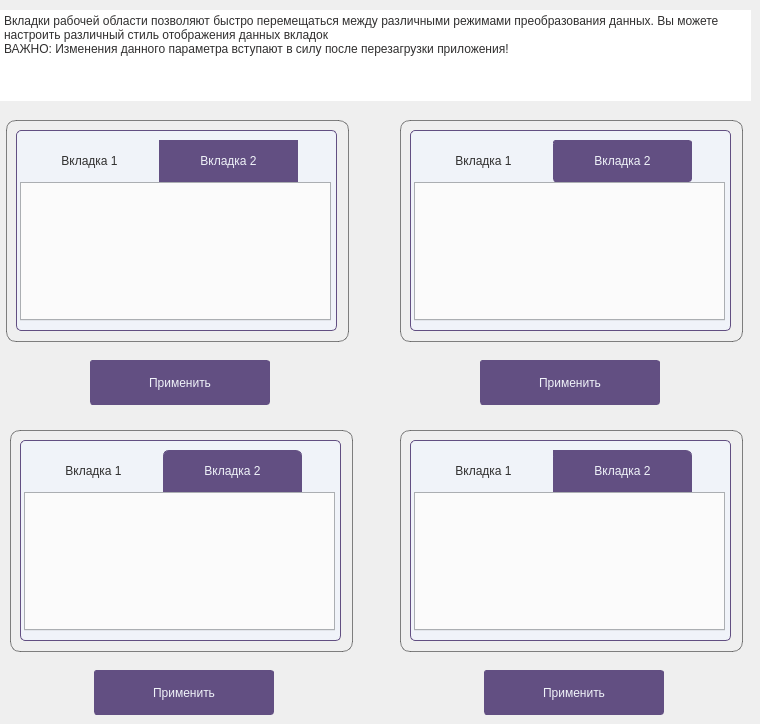
     <widget class="QWidget" name="tab_page">
      <widget class="QPlainTextEdit" name="plainTextEdit_7">
       <property name="geometry">
        <rect>
         <x>0</x>
         <y>10</y>
         <width>751</width>
         <height>91</height>
        </rect>
       </property>
       <property name="styleSheet">
        <string notr="true">QPlainTextEdit {
	border: none;
	color: rgb(48, 47, 47);
}</string>
       </property>
       <property name="readOnly">
        <bool>true</bool>
       </property>
       <property name="plainText">
        <string>Вкладки рабочей области позволяют быстро перемещаться между различными режимами преобразования данных. Вы можете настроить различный стиль отображения данных вкладок
ВАЖНО: Изменения данного параметра вступают в силу после перезагрузки приложения!</string>
       </property>
      </widget>
      <widget class="QFrame" name="frame_18">
       <property name="geometry">
        <rect>
         <x>16</x>
         <y>130</y>
         <width>321</width>
         <height>201</height>
        </rect>
       </property>
       <property name="styleSheet">
        <string notr="true">QFrame {
	border-radius: 5px;
	border: 1px solid rgb(98, 79, 130);
	background-color: rgb(240, 243, 249);
}</string>
       </property>
       <property name="frameShape">
        <enum>QFrame::StyledPanel</enum>
       </property>
       <property name="frameShadow">
        <enum>QFrame::Raised</enum>
       </property>
      </widget>
      <widget class="QFrame" name="tab_corner_frame">
       <property name="geometry">
        <rect>
         <x>6</x>
         <y>120</y>
         <width>343</width>
         <height>222</height>
        </rect>
       </property>
       <property name="styleSheet">
        <string notr="true">QFrame {
	border-radius: 10px;
	border: 1px solid rgba(48, 47, 47, 150);
}</string>
       </property>
       <property name="frameShape">
        <enum>QFrame::StyledPanel</enum>
       </property>
       <property name="frameShadow">
        <enum>QFrame::Raised</enum>
       </property>
      </widget>
      <widget class="QTabWidget" name="tab_corner_wgt">
       <property name="geometry">
        <rect>
         <x>20</x>
         <y>140</y>
         <width>311</width>
         <height>181</height>
        </rect>
       </property>
       <property name="styleSheet">
        <string notr="true">QTabWidget::pane {
	background: rgb(240, 243, 249);
}

QTabBar::tab {
	height: 20px;
	border: 1px solid rgb(98, 79, 130);
	padding: 10 40px;
	background-color: rgb(98, 79, 130);
	color: rgb(240, 243, 249);
}

QTabBar::tab:selected {
	border: 1px solid rgb(240, 243, 249);
	background-color: rgb(240, 243, 249);
	color: rgb(48, 47, 47);
}

QTabBar::tab:hover {
	border: 1px solid rgb(159, 115, 171);
	background-color: rgb(159, 115, 171);
	color: rgb(240, 243, 249);
}</string>
       </property>
       <property name="currentIndex">
        <number>0</number>
       </property>
       <widget class="QWidget" name="tab">
        <attribute name="title">
         <string>Вкладка 1</string>
        </attribute>
       </widget>
       <widget class="QWidget" name="tab_2">
        <attribute name="title">
         <string>Вкладка 2</string>
        </attribute>
       </widget>
      </widget>
      <widget class="QFrame" name="tab_radius_frame">
       <property name="geometry">
        <rect>
         <x>400</x>
         <y>120</y>
         <width>343</width>
         <height>222</height>
        </rect>
       </property>
       <property name="styleSheet">
        <string notr="true">QFrame {
	border-radius: 10px;
	border: 1px solid rgba(48, 47, 47, 150);
}</string>
       </property>
       <property name="frameShape">
        <enum>QFrame::StyledPanel</enum>
       </property>
       <property name="frameShadow">
        <enum>QFrame::Raised</enum>
       </property>
      </widget>
      <widget class="QTabWidget" name="tab_radius_wgt">
       <property name="geometry">
        <rect>
         <x>414</x>
         <y>140</y>
         <width>311</width>
         <height>181</height>
        </rect>
       </property>
       <property name="styleSheet">
        <string notr="true">QTabWidget::pane {
	background: rgb(240, 243, 249);
}

QTabBar::tab {
	height: 20px;
	border: 1px solid rgb(98, 79, 130);
	border-radius: 3px;
	padding: 10 40px;
	background-color: rgb(98, 79, 130);
	color: rgb(240, 243, 249);
}

QTabBar::tab:selected {
	border: 1px solid rgb(240, 243, 249);
	background-color: rgb(240, 243, 249);
	color: rgb(48, 47, 47);
}

QTabBar::tab:hover {
	border: 1px solid rgb(159, 115, 171);
	background-color: rgb(159, 115, 171);
	color: rgb(240, 243, 249);
}</string>
       </property>
       <property name="currentIndex">
        <number>0</number>
       </property>
       <widget class="QWidget" name="tab_3">
        <attribute name="title">
         <string>Вкладка 1</string>
        </attribute>
       </widget>
       <widget class="QWidget" name="tab_4">
        <attribute name="title">
         <string>Вкладка 2</string>
        </attribute>
       </widget>
      </widget>
      <widget class="QFrame" name="frame_19">
       <property name="geometry">
        <rect>
         <x>410</x>
         <y>130</y>
         <width>321</width>
         <height>201</height>
        </rect>
       </property>
       <property name="styleSheet">
        <string notr="true">QFrame {
	border-radius: 5px;
	border: 1px solid rgb(98, 79, 130);
	background-color: rgb(240, 243, 249);
}</string>
       </property>
       <property name="frameShape">
        <enum>QFrame::StyledPanel</enum>
       </property>
       <property name="frameShadow">
        <enum>QFrame::Raised</enum>
       </property>
      </widget>
      <widget class="QPushButton" name="tab_corner_btn">
       <property name="geometry">
        <rect>
         <x>90</x>
         <y>360</y>
         <width>180</width>
         <height>45</height>
        </rect>
       </property>
       <property name="minimumSize">
        <size>
         <width>130</width>
         <height>45</height>
        </size>
       </property>
       <property name="maximumSize">
        <size>
         <width>200</width>
         <height>16777215</height>
        </size>
       </property>
       <property name="styleSheet">
        <string notr="true">QPushButton {
	border: 1px solid rgb(98, 79, 130);
	border-radius: 3px;
	background-color: rgb(98, 79, 130);
	color: rgb(240, 243, 249);
}

QPushButton:hover {
	border: 1px solid rgb(159, 115, 171);
	background-color: rgb(159, 115, 171);
}</string>
       </property>
       <property name="text">
        <string>Применить</string>
       </property>
      </widget>
      <widget class="QPushButton" name="tab_radius_btn">
       <property name="geometry">
        <rect>
         <x>480</x>
         <y>360</y>
         <width>180</width>
         <height>45</height>
        </rect>
       </property>
       <property name="minimumSize">
        <size>
         <width>130</width>
         <height>45</height>
        </size>
       </property>
       <property name="maximumSize">
        <size>
         <width>200</width>
         <height>16777215</height>
        </size>
       </property>
       <property name="styleSheet">
        <string notr="true">QPushButton {
	border: 1px solid rgb(98, 79, 130);
	border-radius: 3px;
	background-color: rgb(98, 79, 130);
	color: rgb(240, 243, 249);
}

QPushButton:hover {
	border: 1px solid rgb(159, 115, 171);
	background-color: rgb(159, 115, 171);
}</string>
       </property>
       <property name="text">
        <string>Применить</string>
       </property>
      </widget>
      <widget class="QPushButton" name="tab_top_radius_btn">
       <property name="geometry">
        <rect>
         <x>94</x>
         <y>670</y>
         <width>180</width>
         <height>45</height>
        </rect>
       </property>
       <property name="minimumSize">
        <size>
         <width>130</width>
         <height>45</height>
        </size>
       </property>
       <property name="maximumSize">
        <size>
         <width>200</width>
         <height>16777215</height>
        </size>
       </property>
       <property name="styleSheet">
        <string notr="true">QPushButton {
	border: 1px solid rgb(98, 79, 130);
	border-radius: 3px;
	background-color: rgb(98, 79, 130);
	color: rgb(240, 243, 249);
}

QPushButton:hover {
	border: 1px solid rgb(159, 115, 171);
	background-color: rgb(159, 115, 171);
}</string>
       </property>
       <property name="text">
        <string>Применить</string>
       </property>
      </widget>
      <widget class="QFrame" name="tab_top_radius_frame">
       <property name="geometry">
        <rect>
         <x>10</x>
         <y>430</y>
         <width>343</width>
         <height>222</height>
        </rect>
       </property>
       <property name="styleSheet">
        <string notr="true">QFrame {
	border-radius: 10px;
	border: 1px solid rgba(48, 47, 47, 150);
}</string>
       </property>
       <property name="frameShape">
        <enum>QFrame::StyledPanel</enum>
       </property>
       <property name="frameShadow">
        <enum>QFrame::Raised</enum>
       </property>
      </widget>
      <widget class="QTabWidget" name="tab_top_radius_wgt">
       <property name="geometry">
        <rect>
         <x>24</x>
         <y>450</y>
         <width>311</width>
         <height>181</height>
        </rect>
       </property>
       <property name="styleSheet">
        <string notr="true">QTabWidget::pane {
	background: rgb(240, 243, 249);
}

QTabBar::tab {
	height: 20px;
	border: 1px solid rgb(98, 79, 130);
	border-top-left-radius: 6px;
	border-top-right-radius: 6px;
	padding: 10 40px;
	background-color: rgb(98, 79, 130);
	color: rgb(240, 243, 249);
}

QTabBar::tab:selected {
	border: 1px solid rgb(240, 243, 249);
	background-color: rgb(240, 243, 249);
	color: rgb(48, 47, 47);
}

QTabBar::tab:hover {
	border: 1px solid rgb(159, 115, 171);
	background-color: rgb(159, 115, 171);
	color: rgb(240, 243, 249);
}</string>
       </property>
       <property name="currentIndex">
        <number>0</number>
       </property>
       <widget class="QWidget" name="tab_9">
        <attribute name="title">
         <string>Вкладка 1</string>
        </attribute>
       </widget>
       <widget class="QWidget" name="tab_10">
        <attribute name="title">
         <string>Вкладка 2</string>
        </attribute>
       </widget>
      </widget>
      <widget class="QFrame" name="frame_35">
       <property name="geometry">
        <rect>
         <x>20</x>
         <y>440</y>
         <width>321</width>
         <height>201</height>
        </rect>
       </property>
       <property name="styleSheet">
        <string notr="true">QFrame {
	border-radius: 5px;
	border: 1px solid rgb(98, 79, 130);
	background-color: rgb(240, 243, 249);
}</string>
       </property>
       <property name="frameShape">
        <enum>QFrame::StyledPanel</enum>
       </property>
       <property name="frameShadow">
        <enum>QFrame::Raised</enum>
       </property>
      </widget>
      <widget class="QPushButton" name="tab_corner_radius_btn">
       <property name="geometry">
        <rect>
         <x>484</x>
         <y>670</y>
         <width>180</width>
         <height>45</height>
        </rect>
       </property>
       <property name="minimumSize">
        <size>
         <width>130</width>
         <height>45</height>
        </size>
       </property>
       <property name="maximumSize">
        <size>
         <width>200</width>
         <height>16777215</height>
        </size>
       </property>
       <property name="styleSheet">
        <string notr="true">QPushButton {
	border: 1px solid rgb(98, 79, 130);
	border-radius: 3px;
	background-color: rgb(98, 79, 130);
	color: rgb(240, 243, 249);
}

QPushButton:hover {
	border: 1px solid rgb(159, 115, 171);
	background-color: rgb(159, 115, 171);
}</string>
       </property>
       <property name="text">
        <string>Применить</string>
       </property>
      </widget>
      <widget class="QTabWidget" name="tab_corner_radius_wgt">
       <property name="geometry">
        <rect>
         <x>414</x>
         <y>450</y>
         <width>311</width>
         <height>181</height>
        </rect>
       </property>
       <property name="styleSheet">
        <string notr="true">QTabWidget::pane {
	background: rgb(240, 243, 249);
}

QTabBar::tab {
	height: 20px;
	border: 1px solid rgb(98, 79, 130);
	border-top-right-radius: 6px;
	padding: 10 40px;
	background-color: rgb(98, 79, 130);
	color: rgb(240, 243, 249);
}

QTabBar::tab:selected {
	border: 1px solid rgb(240, 243, 249);
	background-color: rgb(240, 243, 249);
	color: rgb(48, 47, 47);
}

QTabBar::tab:hover {
	border: 1px solid rgb(159, 115, 171);
	background-color: rgb(159, 115, 171);
	color: rgb(240, 243, 249);
}</string>
       </property>
       <property name="currentIndex">
        <number>0</number>
       </property>
       <widget class="QWidget" name="tab_11">
        <attribute name="title">
         <string>Вкладка 1</string>
        </attribute>
       </widget>
       <widget class="QWidget" name="tab_12">
        <attribute name="title">
         <string>Вкладка 2</string>
        </attribute>
       </widget>
      </widget>
      <widget class="QFrame" name="tab_corner_radius_frame">
       <property name="geometry">
        <rect>
         <x>400</x>
         <y>430</y>
         <width>343</width>
         <height>222</height>
        </rect>
       </property>
       <property name="styleSheet">
        <string notr="true">QFrame {
	border-radius: 10px;
	border: 1px solid rgba(48, 47, 47, 150);
}</string>
       </property>
       <property name="frameShape">
        <enum>QFrame::StyledPanel</enum>
       </property>
       <property name="frameShadow">
        <enum>QFrame::Raised</enum>
       </property>
      </widget>
      <widget class="QFrame" name="frame_36">
       <property name="geometry">
        <rect>
         <x>410</x>
         <y>440</y>
         <width>321</width>
         <height>201</height>
        </rect>
       </property>
       <property name="styleSheet">
        <string notr="true">QFrame {
	border-radius: 5px;
	border: 1px solid rgb(98, 79, 130);
	background-color: rgb(240, 243, 249);
}</string>
       </property>
       <property name="frameShape">
        <enum>QFrame::StyledPanel</enum>
       </property>
       <property name="frameShadow">
        <enum>QFrame::Raised</enum>
       </property>
      </widget>
      <zorder>tab_corner_radius_frame</zorder>
      <zorder>frame_36</zorder>
      <zorder>tab_top_radius_frame</zorder>
      <zorder>frame_35</zorder>
      <zorder>tab_radius_frame</zorder>
      <zorder>frame_19</zorder>
      <zorder>tab_corner_frame</zorder>
      <zorder>plainTextEdit_7</zorder>
      <zorder>frame_18</zorder>
      <zorder>tab_corner_wgt</zorder>
      <zorder>tab_radius_wgt</zorder>
      <zorder>tab_corner_btn</zorder>
      <zorder>tab_radius_btn</zorder>
      <zorder>tab_top_radius_btn</zorder>
      <zorder>tab_top_radius_wgt</zorder>
      <zorder>tab_corner_radius_btn</zorder>
      <zorder>tab_corner_radius_wgt</zorder>
     </widget>
